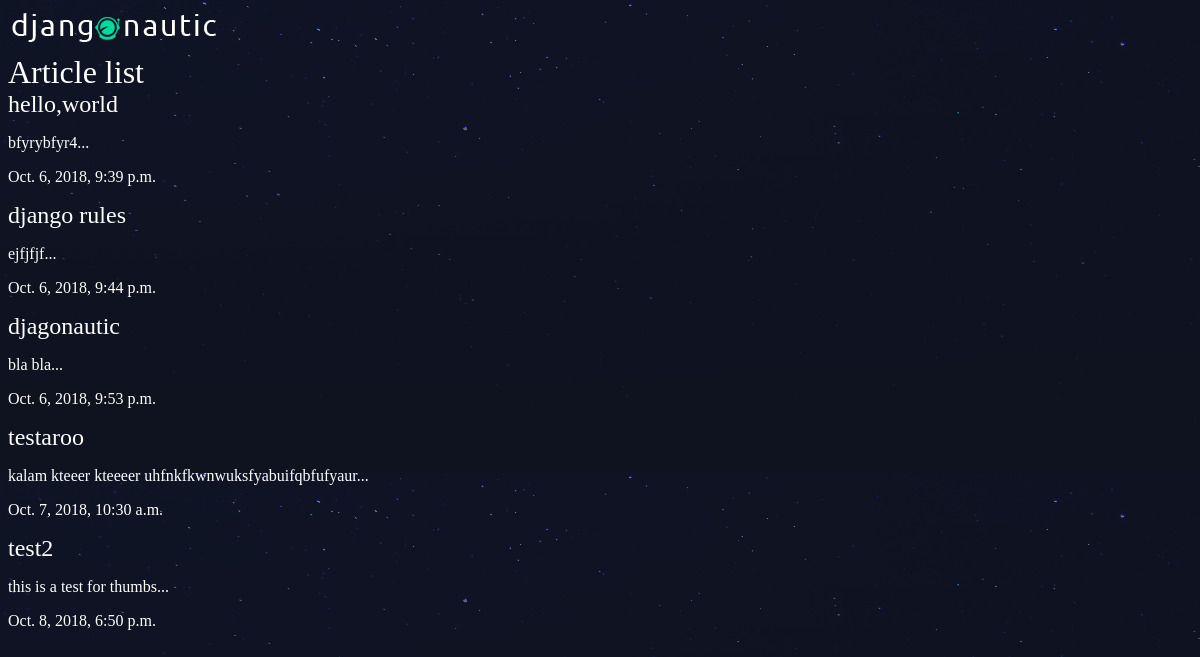
The app's page /articles/ with its own data.
### articles/models.py (models this page shows, shortened)
class Article(models.Model):
    title = models.CharField(max_length=100)
    slug = models.SlugField()
    body = models.TextField()
    date = models.DateTimeField(auto_now_add=True)
    thumb = models.ImageField(default='default.png', blank = True)
    def snippet(self):
        return (self.body[:50] + '...')

### articles/views.py (the view)
def article_list(request):
    articles = Article.objects.all().order_by('date')
    return render(request,'articles/article_list.html', {'articles': articles})

### articles/templates/articles/article_list.html
{% extends 'base_layout.html' %}
{% block content %}
  <h1>Article list</h1>
  <div class = "articles">
    {% for article in articles %}
    <div class = "article">
      <h2><a href="{% url 'articles:detail' slug=article.slug %}">{{article.title}}</a></h2>
        <p>{{article.snippet}}</p>
        <p>{{article.date}}</p>
      </div>
      {% endfor %}
    </div>
{% endblock %}

### templates/base_layout.html (shortened to what this page needs)
{%load static from staticfiles %}
<!DOCTYPE html>
<html>
<head>
  <link rel = "stylesheet" href="{% static 'styles.css'%}">
</head>
<body>
<div class = "wrapper">
  <h1><a href="{% url 'articles:list' %}"><img src = '{% static 'logo.png' %}'></a></h1>
{% block content %}
{% endblock %}
</div>
</body>
</html>

### assets/styles.css (style rules this page uses)
body { background-color: #0f121f; background-image: url(stars.png); background-repeat-y: no-repeat; color: #fff; }
body * { font-family: Ubuntu; }
h1, h2, h3, h4, h5 { font-weight: normal; margin: 0; }
a, a:hover, a:visited { color: #fff; text-decoration: none; }

### records on screen
Article: title "hello,world", snippet "bfyrybfyr4...", date "Oct. 6, 2018, 9:39 p.m."
Article: title "django rules", snippet "ejfjfjf...", date "Oct. 6, 2018, 9:44 p.m."
Article: title "djagonautic", snippet "bla bla...", date "Oct. 6, 2018, 9:53 p.m."
Article: title "testaroo", snippet "kalam kteeer kteeeer uhfnkfkwnwuksfyabuifqbfufyaur...", date "Oct. 7, 2018, 10:30 a.m."
Article: title "test2", snippet "this is a test for thumbs...", date "Oct. 8, 2018, 6:50 p.m."
